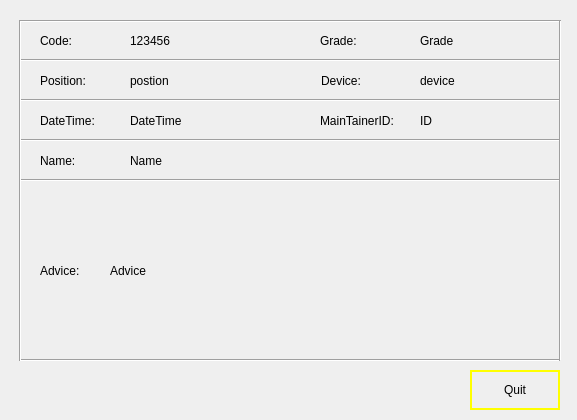
<?xml version="1.0" encoding="UTF-8"?>
<ui version="4.0">
 <class>CFaultDetailDialog</class>
 <widget class="QDialog" name="CFaultDetailDialog">
  <property name="windowModality">
   <enum>Qt::ApplicationModal</enum>
  </property>
  <property name="geometry">
   <rect>
    <x>0</x>
    <y>0</y>
    <width>577</width>
    <height>420</height>
   </rect>
  </property>
  <property name="windowTitle">
   <string>Dialog</string>
  </property>
  <property name="modal">
   <bool>true</bool>
  </property>
  <widget class="QPushButton" name="quitPushButton">
   <property name="geometry">
    <rect>
     <x>470</x>
     <y>370</y>
     <width>90</width>
     <height>40</height>
    </rect>
   </property>
   <property name="font">
    <font/>
   </property>
   <property name="styleSheet">
    <string>border: 2px solid  rgb(255, 255, 0);

</string>
   </property>
   <property name="text">
    <string>Quit</string>
   </property>
  </widget>
  <widget class="QLabel" name="labelCode">
   <property name="geometry">
    <rect>
     <x>130</x>
     <y>30</y>
     <width>111</width>
     <height>21</height>
    </rect>
   </property>
   <property name="text">
    <string>123456</string>
   </property>
  </widget>
  <widget class="QLabel" name="labelGrade">
   <property name="geometry">
    <rect>
     <x>420</x>
     <y>30</y>
     <width>111</width>
     <height>21</height>
    </rect>
   </property>
   <property name="text">
    <string>Grade</string>
   </property>
  </widget>
  <widget class="QLabel" name="labelDateTime">
   <property name="geometry">
    <rect>
     <x>130</x>
     <y>110</y>
     <width>181</width>
     <height>21</height>
    </rect>
   </property>
   <property name="text">
    <string>DateTime</string>
   </property>
  </widget>
  <widget class="QLabel" name="labelName">
   <property name="geometry">
    <rect>
     <x>130</x>
     <y>150</y>
     <width>421</width>
     <height>21</height>
    </rect>
   </property>
   <property name="text">
    <string>Name</string>
   </property>
  </widget>
  <widget class="QLabel" name="labelAdvice">
   <property name="geometry">
    <rect>
     <x>110</x>
     <y>190</y>
     <width>441</width>
     <height>161</height>
    </rect>
   </property>
   <property name="text">
    <string>Advice</string>
   </property>
   <property name="wordWrap">
    <bool>true</bool>
   </property>
  </widget>
  <widget class="Line" name="line">
   <property name="geometry">
    <rect>
     <x>20</x>
     <y>11</y>
     <width>541</width>
     <height>20</height>
    </rect>
   </property>
   <property name="orientation">
    <enum>Qt::Horizontal</enum>
   </property>
  </widget>
  <widget class="Line" name="line_2">
   <property name="geometry">
    <rect>
     <x>20</x>
     <y>50</y>
     <width>541</width>
     <height>20</height>
    </rect>
   </property>
   <property name="orientation">
    <enum>Qt::Horizontal</enum>
   </property>
  </widget>
  <widget class="Line" name="line_3">
   <property name="geometry">
    <rect>
     <x>20</x>
     <y>90</y>
     <width>541</width>
     <height>20</height>
    </rect>
   </property>
   <property name="orientation">
    <enum>Qt::Horizontal</enum>
   </property>
  </widget>
  <widget class="Line" name="line_4">
   <property name="geometry">
    <rect>
     <x>20</x>
     <y>130</y>
     <width>541</width>
     <height>20</height>
    </rect>
   </property>
   <property name="orientation">
    <enum>Qt::Horizontal</enum>
   </property>
  </widget>
  <widget class="Line" name="line_5">
   <property name="geometry">
    <rect>
     <x>20</x>
     <y>170</y>
     <width>541</width>
     <height>20</height>
    </rect>
   </property>
   <property name="orientation">
    <enum>Qt::Horizontal</enum>
   </property>
  </widget>
  <widget class="Line" name="line_6">
   <property name="geometry">
    <rect>
     <x>20</x>
     <y>350</y>
     <width>541</width>
     <height>20</height>
    </rect>
   </property>
   <property name="orientation">
    <enum>Qt::Horizontal</enum>
   </property>
  </widget>
  <widget class="Line" name="line_7">
   <property name="geometry">
    <rect>
     <x>10</x>
     <y>20</y>
     <width>20</width>
     <height>341</height>
    </rect>
   </property>
   <property name="orientation">
    <enum>Qt::Vertical</enum>
   </property>
  </widget>
  <widget class="Line" name="line_8">
   <property name="geometry">
    <rect>
     <x>550</x>
     <y>20</y>
     <width>20</width>
     <height>341</height>
    </rect>
   </property>
   <property name="orientation">
    <enum>Qt::Vertical</enum>
   </property>
  </widget>
  <widget class="QLabel" name="label_2">
   <property name="geometry">
    <rect>
     <x>40</x>
     <y>30</y>
     <width>81</width>
     <height>21</height>
    </rect>
   </property>
   <property name="text">
    <string>Code:</string>
   </property>
  </widget>
  <widget class="QLabel" name="label_3">
   <property name="geometry">
    <rect>
     <x>320</x>
     <y>30</y>
     <width>81</width>
     <height>21</height>
    </rect>
   </property>
   <property name="text">
    <string>Grade:</string>
   </property>
  </widget>
  <widget class="QLabel" name="label_4">
   <property name="geometry">
    <rect>
     <x>40</x>
     <y>110</y>
     <width>81</width>
     <height>21</height>
    </rect>
   </property>
   <property name="text">
    <string>DateTime:</string>
   </property>
  </widget>
  <widget class="QLabel" name="labelID">
   <property name="geometry">
    <rect>
     <x>320</x>
     <y>110</y>
     <width>91</width>
     <height>21</height>
    </rect>
   </property>
   <property name="text">
    <string>MainTainerID:</string>
   </property>
  </widget>
  <widget class="QLabel" name="label_6">
   <property name="geometry">
    <rect>
     <x>40</x>
     <y>70</y>
     <width>81</width>
     <height>21</height>
    </rect>
   </property>
   <property name="text">
    <string>Position:</string>
   </property>
  </widget>
  <widget class="QLabel" name="labelPostion">
   <property name="geometry">
    <rect>
     <x>130</x>
     <y>70</y>
     <width>111</width>
     <height>21</height>
    </rect>
   </property>
   <property name="text">
    <string>postion</string>
   </property>
  </widget>
  <widget class="QLabel" name="label_7">
   <property name="geometry">
    <rect>
     <x>321</x>
     <y>70</y>
     <width>81</width>
     <height>21</height>
    </rect>
   </property>
   <property name="text">
    <string>Device:</string>
   </property>
  </widget>
  <widget class="QLabel" name="labelDevice">
   <property name="geometry">
    <rect>
     <x>420</x>
     <y>70</y>
     <width>111</width>
     <height>21</height>
    </rect>
   </property>
   <property name="text">
    <string>device</string>
   </property>
  </widget>
  <widget class="QLabel" name="labelName_2">
   <property name="geometry">
    <rect>
     <x>40</x>
     <y>150</y>
     <width>91</width>
     <height>21</height>
    </rect>
   </property>
   <property name="text">
    <string>Name:</string>
   </property>
  </widget>
  <widget class="QLabel" name="labelAdvice_2">
   <property name="geometry">
    <rect>
     <x>40</x>
     <y>190</y>
     <width>61</width>
     <height>161</height>
    </rect>
   </property>
   <property name="text">
    <string>Advice:</string>
   </property>
   <property name="wordWrap">
    <bool>true</bool>
   </property>
  </widget>
  <widget class="QLabel" name="labelID_2">
   <property name="geometry">
    <rect>
     <x>420</x>
     <y>110</y>
     <width>121</width>
     <height>21</height>
    </rect>
   </property>
   <property name="text">
    <string>ID</string>
   </property>
  </widget>
 </widget>
 <resources/>
 <connections/>
</ui>
